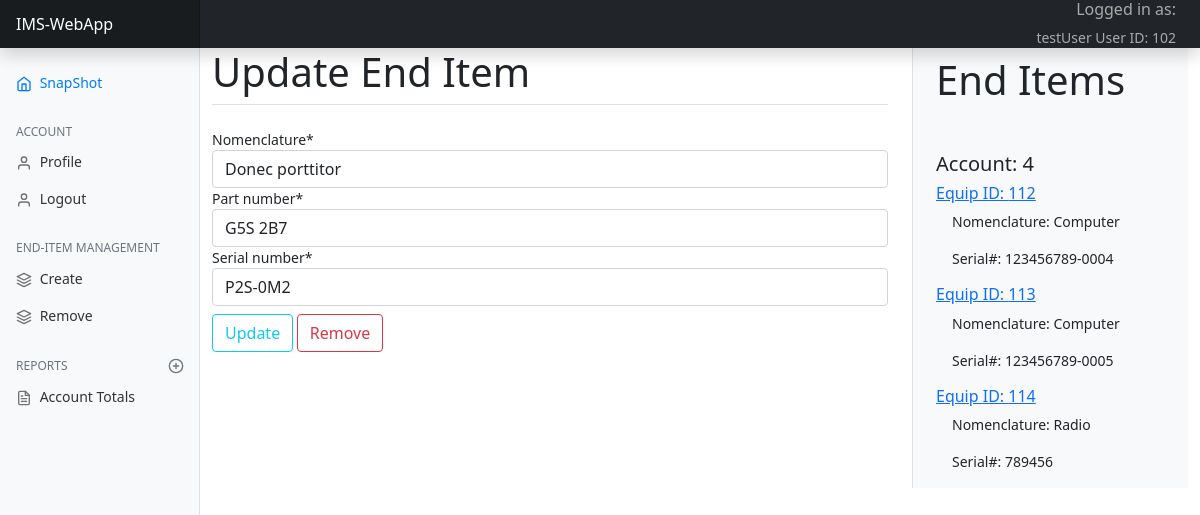
Page /home/updateitem/83/ (signed in) on the committed database.
### account/models.py (models this page shows, shortened)
class Account(AbstractBaseUser):
    custodian_id            = models.AutoField(primary_key=True)
    email                   = models.EmailField(verbose_name="email",max_length=60, unique=True)
    username                = models.CharField(max_length=30, unique=True)
    first_name              = models.CharField(max_length=45)
    last_name               = models.CharField(max_length=45)
    date_joined             = models.DateTimeField(verbose_name='date joined', auto_now_add=True)
    last_login              = models.DateTimeField(verbose_name='last login', auto_now=True)
    is_admin                = models.BooleanField(default=False)
    is_active               = models.BooleanField(default=False)
    is_staff                = models.BooleanField(default=False)
    is_superuser            = models.BooleanField(default=False)
    USERNAME_FIELD = 'email'
    REQUIRED_FIELDS = ['username', 'first_name','last_name',]
    objects = MyAccountManager()

### ims/models.py (models this page shows, shortened)
class EndItem(models.Model):
    end_item_id = models.AutoField(primary_key=True)
    nomenclature = models.CharField(max_length=45)
    part_number = models.CharField(max_length=45)
    serial_number = models.CharField(max_length=45)
    end_item_account_number = models.ForeignKey(EqAccount, on_delete=models.CASCADE, null=True, blank=True)
    status = models.IntegerField

### ims/views.py (the view)
# urls.py: path('updateitem/<int:pk>/', views.updateItem, name='updateItem'),
@login_required(login_url='login')
def updateItem(request, pk):
    title = "Update Item"
    current_user = request.user
    user_id = get_user_id(request)
    eq_acct = get_eq_acct(user_id)
    end_items = get_end_items(eq_acct)
    context = {}
    item = EndItem.objects.get(end_item_id=pk)
    u_form = item_update_form(instance=item)
    if request.method == 'POST':
        u_form = item_update_form(request.POST, instance=item)
        if u_form.is_valid:
            u_form.save()
    context = {
            'item': item,
            'u_form': u_form,
            'title': title,
            'current_user': current_user,
            'user_id': user_id,
            'eq_acct': eq_acct,
            'end_items': end_items
        }
    return render(request, 'ims/item_update.html', context)

### ims/forms.py
class item_update_form(forms.ModelForm):
    class Meta:
        model = models.EndItem
        exclude = ['end_item_account_number',]

### ims/views.py (called while the page is built)
def get_user_id(request):
    current_user = request.user
    user_id = current_user.pk
    return user_id

def get_eq_acct(user_id):
    eq_acct = EqAccount.objects.values_list('eq_account_number', flat=True).filter(eq_account_custodian_id=user_id).first()
    return eq_acct

def get_end_items(eq_acct):
    end_items = EndItem.objects.filter(end_item_account_number=eq_acct)
    return end_items

### ims/templates/ims/item_update.html
{% extends "ims/ims_base.html" %}
{% load crispy_forms_filters %}
{% load crispy_forms_tags %}
{% block content %}
    <div class="content-area">
        <form method="post">{% csrf_token %}
            <fieldset class="form-group">
                <legend class="border-bottom mb-4"><h1>Update End Item</h1></legend>
                    {{ u_form|crispy }}
            </fieldset>
            <div class="form-group">
                <button class="btn btn-outline-info mt-2 p-50" type="submit">Update</button>
                <a class="btn btn-outline-danger mt-2 p-50" href="{% url 'delete_item' item.end_item_id %}">Remove</a>
            </div>
        </form>
    </div>
{% endblock content %}

### ims/templates/ims/ims_base.html (shortened to what this page needs)
{% load static %}
<!doctype html>
<html lang="en">
  <head>
    <link href="https://getbootstrap.com/docs/5.0/dist/css/bootstrap.min.css" rel="stylesheet">
    <link href="https://getbootstrap.com/docs/5.0/examples/dashboard/dashboard.css" rel="stylesheet">
    <link rel="stylesheet" href="{% static 'ims_main.css' %}">
  </head>
<body>
    <header class="navbar navbar-dark sticky-top bg-dark flex-md-nowrap p-0 shadow">
        <a class="navbar-brand col-md-3 col-lg-2 me-0 px-3" href="{% url 'home' %}">IMS-WebApp</a>
        <div class="ml-auto pe-4 loggedin"><h6>Logged in as: </h6>{{ user.username }} User ID: {{ user.pk }}</div>
    </header>
    <div class="container-fluid">
        <div class="row">
            <div class="col-lg-2 col-md-3">
                <nav id="sidebarMenu" class="col-md-3 col-lg-2 d-md-block bg-light sidebar collapse">
                    <div class="position-sticky pt-3">
                        <ul class="nav flex-column">
                            <li class="nav-item">
                                <a class="nav-link active" aria-current="page" href="{% url 'home' %}">
                                    <span data-feather="home"></span>
                                    SnapShot
                                </a>
                            </li>
                        </ul>
                        <h6 class="sidebar-heading d-flex justify-content-between align-items-center px-3 mt-4 mb-1 text-muted">
                            <span>Account</span>
                        </h6>
                        <ul class="nav flex-column">
                            <li class="nav-item">
                                <a class="nav-link" href="{% url 'profile' %}">
                                    <span data-feather="user"></span>
                                    Profile
                                </a>
                            </li>
                            <li class="nav-item">
                                <a class="nav-link" href="{% url 'logout' %}">
                                    <span data-feather="user"></span>
                                    Logout
                                </a>
                            </li>
                        </ul>
                        <h6 class="sidebar-heading d-flex justify-content-between align-items-center px-3 mt-4 mb-1 text-muted">
                            <span>End-Item Management</span>
                        </h6>
                        <ul class="nav flex-column mb-2">
                            <li class="nav-item">
                                <a class="nav-link" href="{% url 'newItem' %}">
                                    <span data-feather="layers"></span>
                                    Create
                                </a>
                            </li>
                            <li class="nav-item">
                                <a class="nav-link" href="#">
                                    <span data-feather="layers"></span>
                                    Remove
                                </a>
                            </li>
                        </ul>
                        <h6 class="sidebar-heading d-flex justify-content-between align-items-center px-3 mt-4 mb-1 text-muted">
                            <span>Reports</span>
                                <a class="link-secondary" href="#" aria-label="Add a new report">
                                    <span data-feather="plus-circle"></span>
                                </a>
                        </h6>
                        <ul class="nav flex-column mb-2">
                            <li class="nav-item">
                                <a class="nav-link" href="#">
                                    <span data-feather="file-text"></span>
                                        Account Totals
                                </a>
                            </li>
                        </ul>
                    </div>
                </nav>
            </div>
            <div id="page-content" class="col-md-6 col-lg-7 col-sm-8">
            {% block content %} {% endblock %}
            </div>
            <div class="col-md-3 col-lg-3 col-sm-4">
                <div class="container right-side">
                    <h1 class="pt-2 mb-5">End Items</h1>
                    <h5 class="acct_id" id="{{ eq_acct }}">Account: {{ eq_acct }}</h5>
                    {% for item in end_items %}
                        <a id="{{ item.end_item_id }}" href="{% url 'updateItem' item.end_item_id %}"><h6>Equip ID: {{ item.end_item_id }}</h6></a>
                        <p class="ps-3">Nomenclature: {{ item.nomenclature }}</p>
                        <p class="ps-3">Serial#: {{ item.serial_number }}</p>
                    {% endfor %}
                </div>
            </div>
        </div>
    </div>
</body>
</html>

### ims/static/ims_main.css (style rules this page uses)
body { font-size: .875rem; }
.feather { width: 16px; height: 16px; vertical-align: text-bottom; }
.sidebar { position: fixed; top: 0; bottom: 0; left: 0; z-index: 100; padding: 48px 0 0; box-shadow: inset -1px 0 0 rgba(0, 0, 0, .1); }
.sidebar .nav-link { font-weight: 500; color: #333; }
.sidebar .nav-link .feather { margin-right: 4px; color: #727272; }
.sidebar .nav-link.active { color: #007bff; }
.sidebar .nav-link:hover .feather, .sidebar .nav-link.active .feather { color: inherit; }
.sidebar-heading { font-size: .75rem; text-transform: uppercase; }
.navbar-brand { padding-top: .75rem; padding-bottom: .75rem; font-size: 1rem; background-color: rgba(0, 0, 0, .25); box-shadow: inset -1px 0 0 rgba(0, 0, 0, .25); }

### ims/templates/ims/ims_base.html (style rules this page uses)
.loggedin { color: #aaaaaa; text-align: right; }
.right-side, .container { height: 100%; box-shadow: inset 1px 0 0 rgba(0, 0, 0, .1); overflow-x: auto; overflow-y: auto; border-left:inherit; background-color: #f8f9fa!important; }

### rows in the picture
Account: username "testUser", pk "102"
EndItem: nomenclature "Donec porttitor", part_number "G5S 2B7", serial_number "P2S-0M2"
EndItem: end_item_id "112", nomenclature "Computer", serial_number "123456789-0004"
EndItem: end_item_id "113", nomenclature "Computer", serial_number "123456789-0005"
EndItem: end_item_id "114", nomenclature "Radio", serial_number "789456"

### other values in the picture
{{ eq_acct }} "4"
